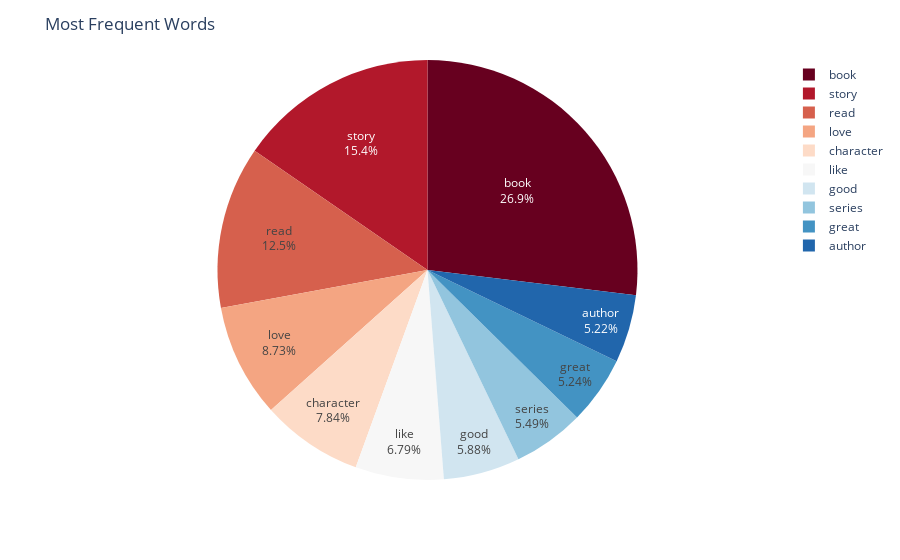

Source (notebook cell):
### Code cell
fig = px.pie(data, values=c, names=w, color_discrete_sequence=px.colors.sequential.RdBu)
fig.update_traces(textposition='inside', textinfo='percent+label')
fig.update_layout(title="Most Frequent Words")
fig.show()

### Figure 1 — Plotly figure (JSON) as saved in the notebook; plotly's stock layout.template omitted (floating-point values rounded to 4 significant figures)
{"data": [{"domain": {"x": [0, 1], "y": [0, 1]}, "hovertemplate": "label=%{label}<br>value=%{value}<extra></extra>", "labels": ["book", "story", "read", "love", "character", "like", "good", "series", "great", "author"], "legendgroup": "", "name": "", "showlegend": true, "textinfo": "percent+label", "textposition": "inside", "type": "pie", "values": [1443296, 824874, 670286, 467789, 420068, 364155, 315409, 294125, 280807, 280092]}], "layout": {"autosize": true, "legend": {"tracegroupgap": 0}, "margin": {"t": 60}, "piecolorway": ["rgb(103,0,31)", "rgb(178,24,43)", "rgb(214,96,77)", "rgb(244,165,130)", "rgb(253,219,199)", "rgb(247,247,247)", "rgb(209,229,240)", "rgb(146,197,222)", "rgb(67,147,195)", "rgb(33,102,172)", "rgb(5,48,97)"], "title": {"text": "Most Frequent Words"}}}
